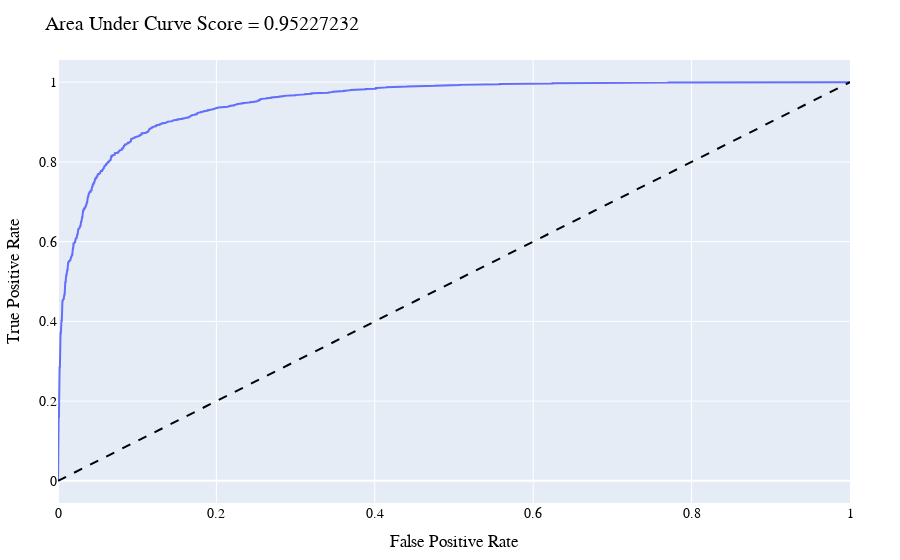

The code cell stored with this chart in its notebook:
### Markdown cell above
# Basic Binary ROC Curve
Here we use the previous code with slight modifications.
**MLJBase** offers a nice function `auc` to calculate the Area Under Curve Score, `aucs`.
Nevertheless, **PlotlyJS**, allows one to make use of various styling options for line plots constructed from `scatter`.

### Code cell
using PlotlyJS, MLJBase, MLJLinearModels, Random

function display_binary_roc()
    Random.seed!(42) # for reproducibility
    X, y = make_blobs(5000, 2; centers=2, cluster_std=1.5)
    mach = machine(LogisticClassifier(), X, y)
    fit!(mach)
    
    ŷ = predict(mach, X)
    fprs, tprs, ts = roc(ŷ, y)
    aucs = auc(ŷ, y)
    roc_trace = scatter(; x=fprs, y=tprs)
    diagonal_trace = scatter(; x=0:0.1:1, y=0:0.1:1, mode="lines", line=attr(dash="dash", color="black"))
    layout = Layout(xaxis_title="False Positive Rate", yaxis_title="True Positive Rate", 
                    title = "Area Under Curve Score = $(aucs)", 
                    font=attr(family="Veranda", size=14,color="Black"), showlegend=false)
    Plot([roc_trace, diagonal_trace], layout)
end

display_binary_roc()

### Figure 1 — Plotly figure (JSON) as saved in the notebook; plotly's stock layout.template omitted (floating-point values rounded to 4 significant figures; data arrays with more than 128 entries replaced by an {"elided": "..."} marker saying what was removed)
{"data": [{"type": "scatter", "x": {"elided": "5001 float values"}, "y": {"elided": "5001 float values"}}, {"line": {"color": "black", "dash": "dash"}, "mode": "lines", "type": "scatter", "x": [0, 0.1, 0.2, 0.3, 0.4, 0.5, 0.6, 0.7, 0.8, 0.9, 1], "y": [0, 0.1, 0.2, 0.3, 0.4, 0.5, 0.6, 0.7, 0.8, 0.9, 1]}], "layout": {"font": {"color": "Black", "family": "Veranda", "size": 14}, "margin": {"b": 50, "l": 50, "r": 50, "t": 60}, "showlegend": false, "title": "Area Under Curve Score = 0.95227232", "xaxis": {"title": {"text": "False Positive Rate"}}, "yaxis": {"title": {"text": "True Positive Rate"}}}}
